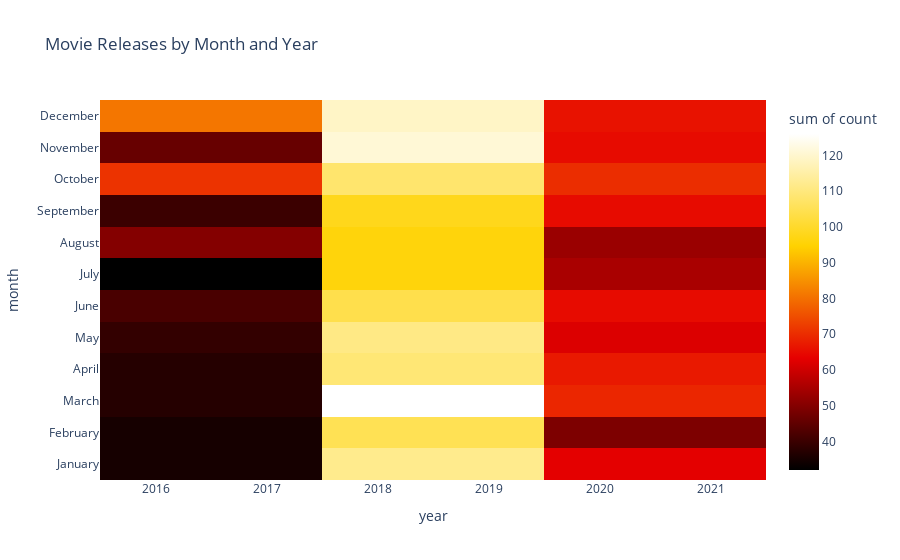

The notebook cell saved with this chart:
### Code cell
movies_counts_by_month_year = movies_released_since_2016.groupby(['month','year']).size().reset_index(name='count')

# Create a mapping dictionary
month_map = {
    1: 'January', 2: 'February', 3: 'March', 4: 'April',
    5: 'May', 6: 'June', 7: 'July', 8: 'August',
    9: 'September', 10: 'October', 11: 'November', 12: 'December'
}

# Map numeric month to month name
movies_counts_by_month_year['month'] = movies_counts_by_month_year['month'].map(month_map)
#movies_counts_by_month_year.tail()

#plot -- heatmap
heatmap = px.density_heatmap(
    movies_counts_by_month_year,
    x='year',
    y='month',
    z='count',
    color_continuous_scale='hot',
    title='Movie Releases by Month and Year'
)

heatmap.update_layout(yaxis={'categoryorder':'array', 'categoryarray':[
    'January', 'February', 'March', 'April', 'May', 'June',
    'July', 'August', 'September', 'October', 'November', 'December'
]})
heatmap.show()

### Figure 1 — Plotly figure (JSON) as saved in the notebook; plotly's stock layout.template omitted (floating-point values rounded to 4 significant figures)
{"data": [{"coloraxis": "coloraxis", "histfunc": "sum", "hovertemplate": "year=%{x}<br>month=%{y}<br>sum of count=%{z}<extra></extra>", "name": "", "type": "histogram2d", "x": [2016, 2017, 2018, 2019, 2020, 2021, 2016, 2017, 2018, 2019, 2020, 2016, 2017, 2018, 2019, 2020, 2016, 2017, 2018, 2019, 2020, 2016, 2017, 2018, 2019, 2020, 2016, 2017, 2018, 2019, 2020, 2016, 2017, 2018, 2019, 2020, 2016, 2017, 2018, 2019, 2020, 2016, 2017, 2018, 2019, 2020, 2016, 2017, 2018, 2019, 2020, 2016, 2017, 2018, 2019, 2020, 2016, 2017, 2018, 2019, 2020], "xaxis": "x", "xbingroup": "x", "y": ["January", "January", "January", "January", "January", "January", "February", "February", "February", "February", "February", "March", "March", "March", "March", "March", "April", "April", "April", "April", "April", "May", "May", "May", "May", "May", "June", "June", "June", "June", "June", "July", "July", "July", "July", "July", "August", "August", "August", "August", "August", "September", "September", "September", "September", "September", "October", "October", "October", "October", "October", "November", "November", "November", "November", "November", "December", "December", "December", "December", "December"], "yaxis": "y", "ybingroup": "y", "z": [2, 33, 52, 60, 44, 19, 2, 33, 38, 67, 49, 8, 29, 62, 64, 69, 3, 34, 47, 62, 67, 2, 37, 54, 57, 62, 3, 39, 30, 74, 65, 7, 25, 45, 51, 55, 5, 45, 51, 45, 53, 5, 35, 43, 55, 65, 20, 51, 57, 51, 70, 12, 34, 54, 67, 65, 31, 50, 51, 68, 66]}], "layout": {"coloraxis": {"colorbar": {"title": {"text": "sum of count"}}, "colorscale": [[0, "rgb(0,0,0)"], [0.3333, "rgb(230,0,0)"], [0.6667, "rgb(255,210,0)"], [1, "rgb(255,255,255)"]]}, "legend": {"tracegroupgap": 0}, "title": {"text": "Movie Releases by Month and Year"}, "xaxis": {"anchor": "y", "domain": [0, 1], "title": {"text": "year"}}, "yaxis": {"anchor": "x", "categoryarray": ["January", "February", "March", "April", "May", "June", "July", "August", "September", "October", "November", "December"], "categoryorder": "array", "domain": [0, 1], "title": {"text": "month"}}}}
